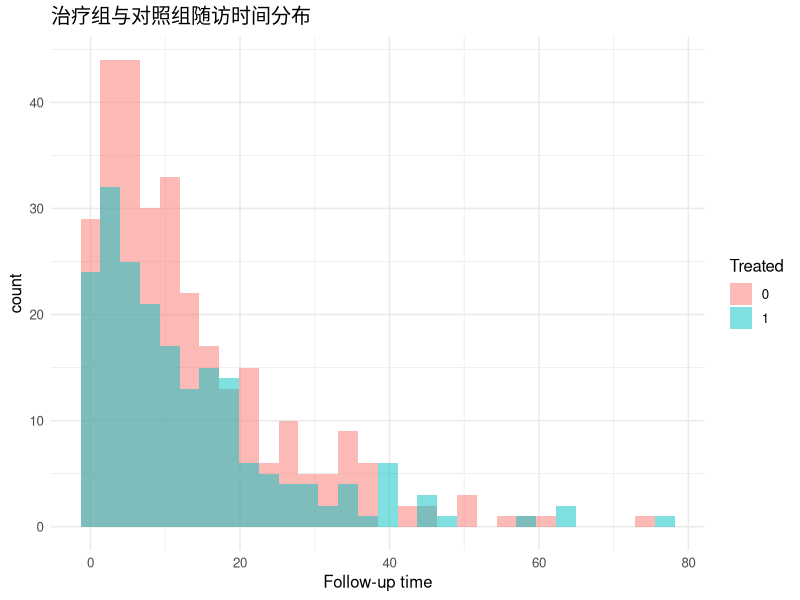

This chart was generated by the following R code:
## ---- chunk 1
knitr::opts_chunk$set(
  echo = TRUE,
  warning = FALSE,
  message = FALSE,
  fig.width = 7.4,
  fig.height = 4.8,
  dpi = 150,
  out.width = "100%",
  fig.path = "figure/1091-target-trial-"
)
## ---- chunk 2
library(dplyr)
library(survival)
library(ggplot2)
## ---- chunk 3
set.seed(2026)
size <- 500

trial_data <- tibble(
  id = 1:size,
  age = rnorm(size, 60, 10),
  severity = rnorm(size),
  treated = rbinom(size, 1, plogis(-0.5 + 0.6 * severity)),
  follow_time = rexp(size, rate = 0.08),
  event = rbinom(size, 1, 0.5)
)

trial_data
## ---- chunk 4
cox_fit <- coxph(Surv(follow_time, event) ~ treated + age + severity, data = trial_data)
summary(cox_fit)
## ---- chunk 5
trial_data |>
  ggplot(aes(x = follow_time, fill = factor(treated))) +
  geom_histogram(bins = 30, position = "identity", alpha = 0.5) +
  labs(title = "治疗组与对照组随访时间分布", x = "Follow-up time", fill = "Treated") +
  theme_minimal(base_size = 12)
